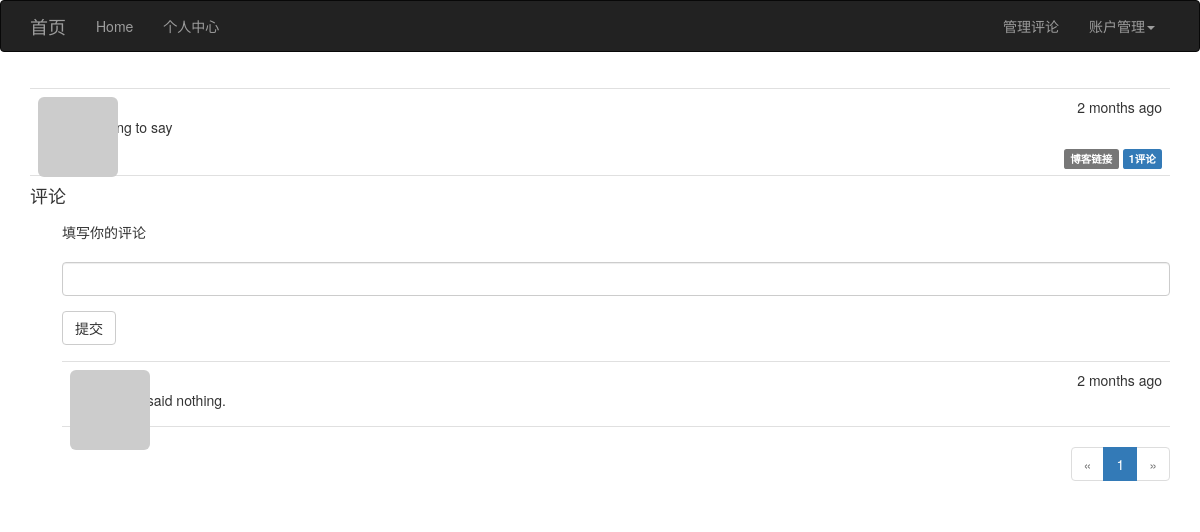
Screenshot of /post/1 (signed in) with the database file from the repository.
### app/models.py (models this page shows, shortened)
class Post(db.Model):
    __tablename__ = 'posts'
    id = db.Column(db.Integer, primary_key=True)
    body = db.Column(db.Text)
    timestamp = db.Column(db.DateTime, index=True, default=datetime.utcnow)
    author_id = db.Column(db.Integer, db.ForeignKey('users.id'))
    body_html = db.Column(db.Text)
    comments = db.relationship('Comment', backref='post', lazy='dynamic')

class Comment(db.Model):
    __tablename__ = 'comments'
    id = db.Column(db.Integer, primary_key=True)
    body = db.Column(db.Text)
    body_html = db.Column(db.Text)
    timestamp = db.Column(db.DateTime, index=True, default=datetime.utcnow)
    disabled = db.Column(db.Boolean)
    author_id = db.Column(db.Integer, db.ForeignKey('users.id'))
    post_id = db.Column(db.Integer, db.ForeignKey('posts.id'))

### app/main/views.py (the view, shortened to what this page needs)
@main.route('/post/<int:id>', methods=['GET', 'POST'])
def post(id):
    post = Post.query.get_or_404(id)
    form = CommentForm()
    page = request.args.get('page', 1, type=int)
    if page == -1:
        page = (post.comments.count() - 1) / 5 + 1
    pagination = post.comments.order_by(Comment.timestamp.asc()).paginate(
                page, per_page=5, error_out=False)
    comments = pagination.items
    return render_template('post.html', posts=[post], form=form, comments=comments, pagination=pagination)

### app/main/forms.py
class CommentForm(Form):
    body = StringField('', validators=[Required()])
    submit = SubmitField(u'提交')

### app/auth/views.py (called while the page is built)
@auth.before_app_request
def before_request():
    if current_user.is_authenticated:
        current_user.ping()
        if not current_user.confirmed \
                and request.endpoint[:5] != 'auth.' and request.endpoint != 'static':
            return redirect(url_for('auth.unconfirmed'))

### app/main/__init__.py (called while the page is built)
@main.app_context_processor
def inject_permission():
    return dict(Permission=Permission)

### app/models.py (called while the page is built)
@login_manager.user_loader
def load_user(user_id):
    return User.query.get(int(user_id))

    def can(self, permissions):
        return self.role is not None and \
                (self.role.permissions & permissions) == permissions

    def is_administrator(self):
        return self.can(Permission.ADMINISTER)

    def ping(self):
        self.last_seen = datetime.utcnow()
        db.session.add(self)

    def gravatar(self, size=100, default='identicon', rating='g'):
        if request.is_secure:
            url = 'https://secure.gravatar.com/avatar'
        else:
            url = 'http://www.gravatar.com/avatar'
        hash = self.avatar_hash or hashlib.md5(self.email.encode('utf-8')).hexdigest()
        return '{url}/{hash}?s={size}&d={default}&r={rating}'.format(
            url=url, hash=hash, size=size, default=default,rating=rating)

### app/templates/post.html (shortened to what this page needs)
{% extends "base.html" %}
{% import "bootstrap/wtf.html" as wtf %}
{% import "_macros.html" as macros %}
{% block page_content %}
{% include '_posts.html' %}
<h4 id="comments">评论</h4>
{% if current_user.can(Permission.COMMENT) %}
<div class="comment-form">
    填写你的评论
    {{ wtf.quick_form(form) }}
</div>
{% endif %}
{% include '_comments.html' %}
{% if pagination %}
<div class="pagination">
    {{ macros.pagination_widget(pagination, '.post', fragment='#comments', id=posts[0].id) }}
</div>
{% endif %}
{% endblock %}

### app/templates/_posts.html (shortened to what this page needs)
<ul class="posts">
    {% for post in posts %}
    <li class="post">
        <div class="post-thumbnail">
            <a href="{{ url_for('.user', username=post.author.username) }}">
                <img class="img-rounded profile-thumbnail" src="{{ post.author.gravatar(size=40) }}">
            </a>
        </div>
        <div class="post-content">
            <div class="post-date">{{ moment(post.timestamp).fromNow() }}</div>
            <div class="post-author"><a href="{{ url_for('.user', username=post.author.username) }}">{{ post.author.username }}</a></div>
            <div class="post-body">
                {% if post.body_html %}
                    {{ post.body_html | safe }}
                {% else %}
                    {{ post.body }}
                {% endif %}
            </div>
            <div class="post-footer">
                <a href="{{ url_for('.post', id=post.id) }}">
                    <span class="label label-default">博客链接</span>
                </a>
                <a href="{{ url_for('.post', id=post.id) }}#comments">
                    <span class="label label-primary">{{ post.comments.count() }}评论</span>
                </a>
            </div>
        </div>
    </li>
    {% endfor %}
</ul>

### app/templates/_comments.html (shortened to what this page needs)
<ul class="comments">
    {% for comment in comments %}
    <li class="comment">
        <div class="comment-thumbnail">
            <a href="{{ url_for('.user', username=comment.author.username) }}">
                <img class="img-rounded profile-thumbnail" src="{{ comment.author.gravatar(size=40) }}">
            </a>
        </div>
        <div class="comment-content">
            <div class="comment-date">{{ moment(comment.timestamp).fromNow() }}</div>
            <div class="comment-author"><a href="{{ url_for('.user', username=comment.author.username) }}">{{ comment.author.username }}</a></div>
            <div class="comment-body">
                {% if moderate or not comment.disabled %}
                    {% if comment.body_html %}
                        {{ comment.body_html | safe }}
                    {% else %}
                        {{ comment.body }}
                    {% endif %}
                {% endif %}
            </div>
        </div>
    </li>
    {% endfor %}
</ul>

### app/static/styles.css (style rules this page uses)
.profile-thumbnail { position: absolute; }
ul.posts { list-style-type: none; padding: 0px; margin: 16px 0px 0px 0px; border-top: 1px solid #e0e0e0; }
ul.posts li.post { padding: 8px; border-bottom: 1px solid #e0e0e0; }
div.post-date { float: right; }
div.post-author { font-weight: bold; }
div.post-thumbnail { position: absolute; }
div.post-content { margin-left: 48px; min-height: 48px; }
div.post-footer { text-align: right; }
ul.comments { list-style-type: none; padding: 0px; margin: 16px 0px 0px 0px; }
ul.comments li.comment { margin-left: 32px; padding: 8px; border-bottom: 1px solid #e0e0e0; }
ul.comments li.comment:nth-child(1) { border-top: 1px solid #e0e0e0; }
div.comment-date { float: right; }
div.comment-author { font-weight: bold; }
div.comment-thumbnail { position: absolute; }
div.comment-content { margin-left: 48px; min-height: 48px; }
div.comment-form { margin: 16px 0px 16px 32px; }
div.pagination { width: 100%; text-align: right; padding: 0px; margin: 0px; }

### rows the page displays
Post: timestamp "2 months ago", body_html "nothing to say", comments.count "1"
Comment: timestamp "2 months ago", body_html "So I said nothing."

### other values shown
{{ p }} "1"
